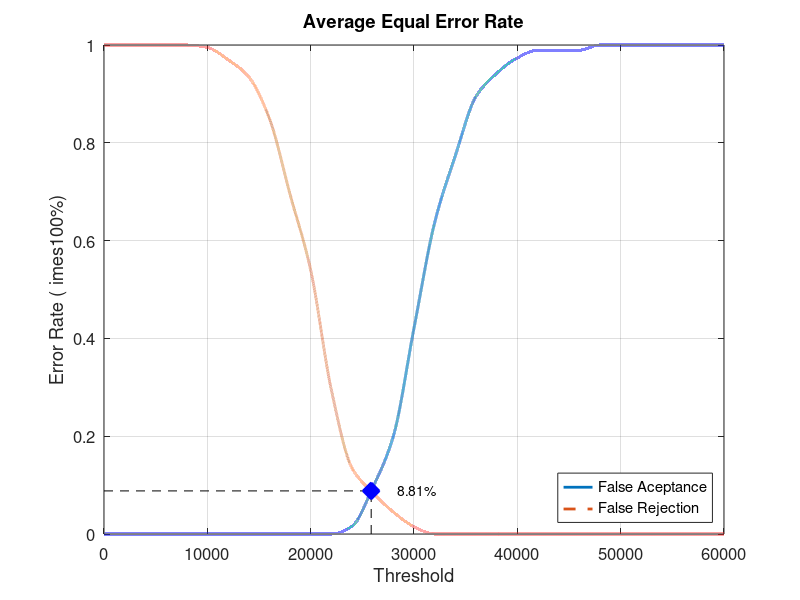
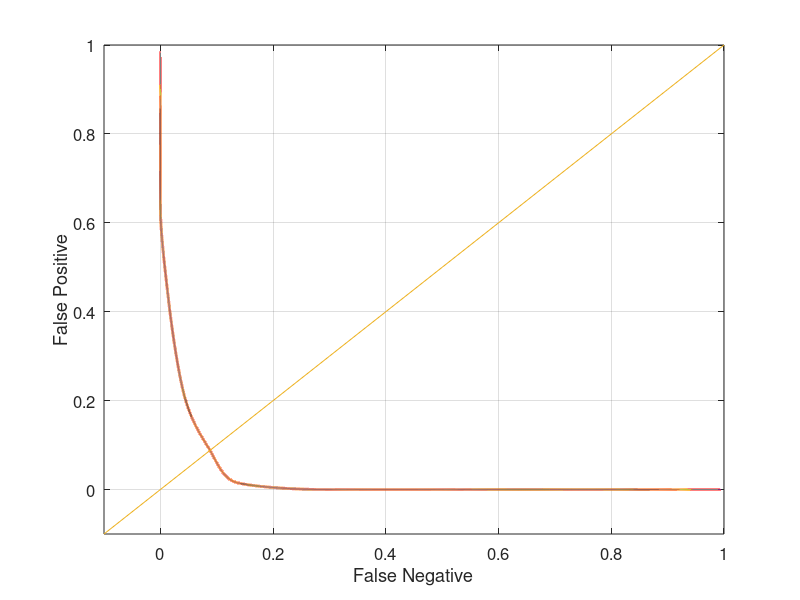

Recreate these plots in MATLAB, in order.
close all;
clear;
clc;
x = 0:2000:60000;
xq = 0:0.5:60000;

y0 = [0 0 0 0 0 0 0 0 0 0 0 0 0.0157895 0.0947368 0.2 0.421053 0.636842 0.773684 0.894737 0.942105 0.973684 0.989474 0.989474 0.989474 1 1 1 1 1 1 1]
yy0 = interp1(x, y0, xq, 'pchip');
y1 = [1 1 1 1 1 0.995 0.97 0.935 0.85 0.695 0.54 0.295 0.135 0.085 0.045 0.015 0 0 0 0 0 0 0 0 0 0 0 0 0 0 0]
yy1 = interp1(x, y1, xq, 'pchip');

% Calculating EER: 
y2 = abs(y0 - y1);
find(y2 == min(y2))
yy2 = abs(yy0 - yy1);
xEER = find(yy2 == min(yy2));
xEERIndex = xq(xEER) % X-axis EER
yEER = yy0(xEER) % Y-axis EER

main = figure
plot(xq, yy0,'-','LineWidth', 2);	hold on
plot(xq, yy1,'--','LineWidth', 2);	hold on
plot([xEERIndex xEERIndex], [0 yEER], 'k--');	hold on
plot([0 xEERIndex], [yEER yEER], 'k--');	hold on
plot(xEERIndex, yEER, 'bx', 'LineWidth', 10);	hold on
text(xEERIndex + 10 * xEERIndex / 100, yEER, [num2str(round((10000 * yEER)) / 100) '%'])
legend('False Aceptance', 'False Rejection', 'Location', 'SouthEast')
xlabel('Threshold')
ylabel('Error Rate (	imes100%)')
title('Average Equal Error Rate')
set(gca, 'FontSize', 12)
axis([0 60000 0 1])
grid on

print(main, 'Database2_1Main', '-dpng');
FNRxFPR = figure('Color', [1 1 1]);
plot(yy1, yy0, '-', yy1, yy0, 'LineWidth', 2);
hold on
y = -0.1:0.1:1
plot(y, y); 
set(gca, 'FontSize', 12)
xlabel('False Negative')
ylabel('False Positive')
axis([-0.1 1 -0.1 1])
set(gca, 'FontSize', 12)
grid on

print(FNRxFPR, 'Database2_1FNRxFPR','-dpng');
